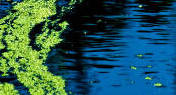
#> input picture src/algae05.png, 176 x 95 px, found by its file name
$ python contour_detection.py
#> lines starting #> are read from the running program, lines starting #| are printed output that depends on the picture; after the words box and inside, x2 and y2 are one past the last pixel; in counts of white or black regions, pixels touching at a corner belong together
"""
Created on Tue Aug 30 19:38:01 2022

@author: akshitshishodia
"""
import sys
import numpy as np
import cv2
np.set_printoptions(threshold=sys.maxsize)

#img=cv2.imread("serpentine.jpeg")
#img=cv2.imread("/Users/akshitshishodia/Desktop/python/iitg_lake_nude2.png")
img=cv2.imread("/Users/akshitshishodia/Desktop/python/algae05.png")
#> img is the input picture: shape (95, 176, 3); mean B, G, R 86.7, 89.6, 38.6
dup_img=np.zeros(np.shape(img),dtype=np.uint8)


cvt_img=cv2.cvtColor(img,cv2.COLOR_BGR2HSV)
#> cvt_img: shape (95, 176, 3); mean H, S, V 81.7, 203.8, 115.7

lower=np.array([0,100,100])
upper=np.array([60,255,255])

mask=cv2.inRange(cvt_img,lower,upper)
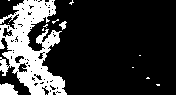
#> mask: shape (95, 176); 21.5% white; 15 white regions (12 under 20 px), largest, box (x1, y1, x2, y2) and area: (0, 0, 67, 95) 3329, (0, 83, 18, 95) 168, (59, 21, 67, 30) 38
interior_points=list()
for idx,i in np.ndenumerate(mask):
    if(i==255):
        interior_points.append(tuple(idx))
        dup_img[idx]=(0,255,0)
    x,y=idx
#> this loop made 16720 passes
#> (idx, i) on passes 1 to 3: ((0, 0), 0), ((0, 1), 0), ((0, 2), 0)
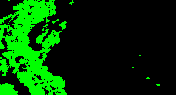
#> dup_img: shape (95, 176, 3); mean of channels 0, 1, 2 0, 54.8, 0; drawn as B, G, R
#> after the loop, interior_points = 3595 pairs, first value 0 to 94, second value 0 to 159


cv2.imshow("nla",dup_img)
cv2.waitKey(0)
cv2.imshow("multiple_algae.png",cvt_img)
cv2.waitKey(0)
cvt_dupimg=cv2.cvtColor(dup_img,cv2.COLOR_BGR2GRAY)

edged1=cv2.Canny(dup_img,30,200)
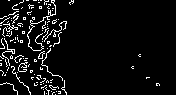
#> edged1: shape (95, 176); 6.3% white in thin lines or dots
cnt,hierarchy=cv2.findContours(edged1,cv2.RETR_EXTERNAL,cv2.CHAIN_APPROX_SIMPLE)
#> cnt = 116 contours, 115 with area under 20; largest, box (x1, y1, x2, y2) and area: (27, 0, 56, 51) 23

cv2.imshow("detection",img)
cv2.waitKey(0)
cv2.drawContours(img,cnt,-1,(0,0,255),1)
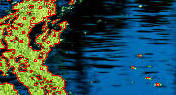
#> img: shape (95, 176, 3); 6.26% of pixels changed, all inside (x1, y1, x2, y2) = (0, 0, 160, 95)

cv2.imshow("detection",img)
cv2.waitKey(0)
cv2.destroyAllWindows()

$ run again, with src/serpentine.jpeg saved as src/algae05.png
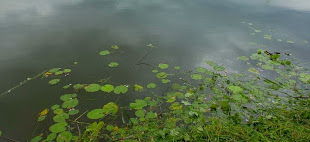
#> input picture src/serpentine.jpeg, 310 x 142 px, found by its file name
#> img is the input picture: shape (142, 310, 3); mean B, G, R 83.3, 106.7, 91.3
#> cvt_img: shape (142, 310, 3); mean H, S, V 61.2, 76.9, 107.4
#> `mask=cv2.inRange(cvt_img,lower,upper)`:
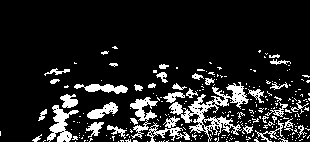
#> mask: shape (142, 310); 13.1% white; 258 white regions (221 under 20 px), largest, box (x1, y1, x2, y2) and area: (169, 82, 249, 142) 1318, (47, 105, 79, 142) 509, (130, 97, 158, 139) 437
#> the loop `for idx,i in np.ndenumerate(mask):` made 44020 passes
#> idx on passes 1 to 3: (0, 0), (0, 1), (0, 2)
#> after the loop `for idx,i in np.ndenumerate(mask):`: interior_points = 5762 pairs, first value 46 to 141, second value 0 to 309
#> edged1: shape (142, 310); 8.9% white in thin lines or dots, all inside (x1, y1, x2, y2) = (0, 46, 310, 142)
#> cnt = 443 contours, 433 with area under 20; largest, box (x1, y1, x2, y2) and area: (50, 68, 70, 75) 46, (265, 79, 282, 90) 44, (166, 96, 201, 129) 40, (134, 84, 143, 91) 40, (52, 102, 79, 142) 33
#> `cv2.drawContours(img,cnt,-1,(0,0,255),1)`:
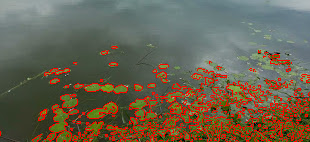
#> img: shape (142, 310, 3); 8.83% of pixels changed, all inside (x1, y1, x2, y2) = (0, 46, 310, 142)
